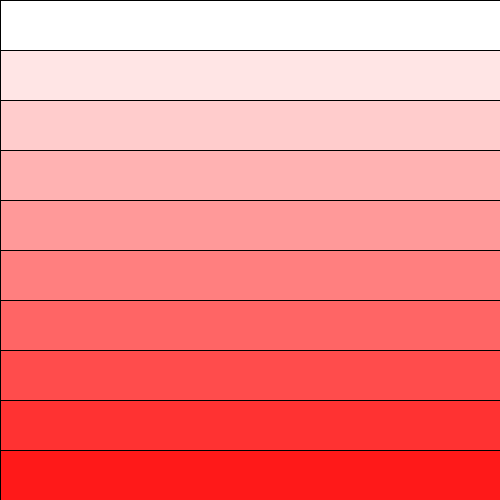
Frame 1 (no input)
Frame 60 (the mouse pressed at the canvas centre just before this capture): identical to frame 1, image omitted
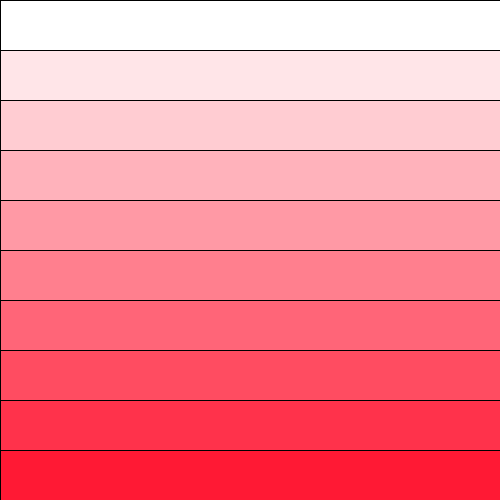
Frame 120 (the mouse held since frame 60 and released just before this capture)

The Processing sketch that drew these frames (run headless with seeded random() and noise(); from frame 60 on, the mouse is pressed at the canvas centre):

// Processing sketch: esempio_HSB
// ── esempio_HSB.pde
void setup() {
  size(500, 500);
  colorMode(HSB);
  
}

void draw() {
  for(int i = 0; i < height; i += 50) {
    fill(mouseX, map(i, 0, height, 0, 255), 255);
    rect(0, i, width, 50);
  }
}
